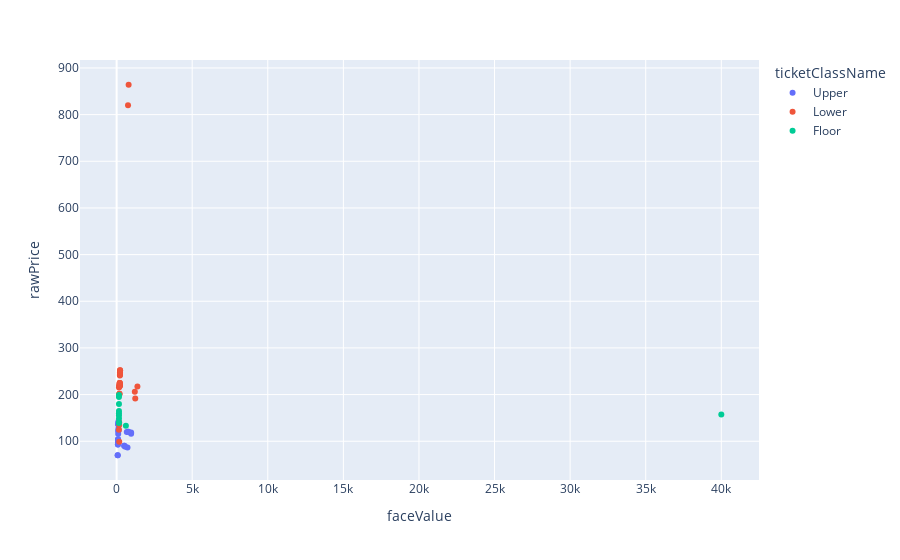

Notebook code for this chart:
### Code cell
import pandas as pd
import requests

cookies = {
    'd': '1mZMfATa2gEq6cbPsdDaTrassNaz5IFOnpRgdw2',
    'akacd_rls': '3835705975~rv=36~id=507c2ef846a4db20ab214ac3a45fd9fc',
    'ak_bmsc': '2F81605598C43522168E9F7FCF4A0BD4~000000000000000000000000000000~YAAQODsvF3zUiwyCAQAANG2XFxDKyowDg7Y96jzPOmm4sXdiywGKGNdVIXdZLA2vtEfp+GdCqxoN7nJSY446u2PH415eM0WkIMY72SKGDFQ3gxZZ+6yqhTHJT0iinp3l4CI+K5HoYDxYEhqA/M2ka4PGIuBEC2puGzUvK1Q8KNo0V1ipZ2J2VHs/D9cclPJt23CeIKTHsMdI0YNE8zlfR559JZxP4c9hvr+Kx2ZqZipR/FEBRp45Val23ZgzRQtzhIzh4I8IGRsYn05ejkbFOtHGYx8dBfHo4a0xtUTtH3rZy39gpmpoetNGP/5Nfw+uM+vbNnvEBAsnyWQ4j7NT2GMsZyE9nassYAKLPc1qwldGD+fTRRS3RfExOfUj+oTkazp5jJZZnABNev8=',
    'PCID': 'PSUSGOOCONJAMESD15B5A6117',
    'vTrack': '49',
    'wsp': 'eyJsIjoyMDU3fQ2',
    's': 'T4Neczaqe0a4_BBMN9thLiEb2IKvadoI0',
    '_rvt': 'xMkPoTKgIhFBR0FVph8KGgaQaceNdw-BLJhUMS7k7COnKKuUO-7ZdPd59jbtpcOCFfBRfLnGlJ0sx-gpi2-npSsoZRo0VV5KYBKfiFd69QA1',
    '_ga': 'GA1.2.898719181.1658253177',
    '_gid': 'GA1.2.1368413137.1658253177',
    '_gac_UA-266806-12': '1.1658253177.CjwKCAjwrNmWBhA4EiwAHbjEQCgy5N99IADEKIofTNHI748zNSbuJcKUC1ZHJn1yoVJjFsAdhZ2rjhoCoEMQAvD_BwE',
    '_gcl_aw': 'GCL.1658253177.CjwKCAjwrNmWBhA4EiwAHbjEQCgy5N99IADEKIofTNHI748zNSbuJcKUC1ZHJn1yoVJjFsAdhZ2rjhoCoEMQAvD_BwE',
    '_gcl_au': '1.1.2085686699.1658253177',
    'ai_user': 'Oid/uAay+pWBLr69C0HZ1U|2022-07-19T17:52:56.852Z',
    '_fbp': 'fb.1.1658253177052.317686073',
    'wsso': 'eyJ1bCI6eyJuIjpudWxsLCJzIjpmYWxzZSwibGciOi05Ny43NDMsImx0IjozMC4yNjcsImN0IjoiVVMifSwidXBsIjp7ImN0IjoiVVMiLCJuIjoiQXVzdGluJTJDJTIwVFglMkMlMjBVU0EiLCJsdCI6MzAuMjY3MTUzLCJsZyI6LTk3Ljc0MzA2MDh9LCJkIjp7InR5cGUiOjAsImRhdGVzIjp7ImZyb20iOm51bGwsInRvIjoiOTk5OS0xMi0zMVQyMzo1OTo1OS45OTk5OTk5WiJ9fSwicnYiOnsiYyI6W10sImUiOltdLCJsIjpbXSwicnRjX3UiOm51bGwsInJ0Y19ldCI6IjIwMjItMDctMTlUMTc6NTI6NTYuMjY0NDA1WiJ9LCJwIjpbXSwiaWQiOm51bGx9',
    '_clck': 'jvj0lf|1|f3a|0',
    'rskxRunCookie': '0',
    'rCookie': 'k8yuxejyqa8n4z8p7xs4fl5sh4nzw',
    'ftr_ncd': '6',
    '_uetsid': '9f1afdc0078b11ed96f6b1d072485d5b',
    '_uetvid': '4abb9b10aac411ec9826d9fe676d5b2a',
    'lastRskxRun': '1658253258663',
    'forterToken': '3976839465ce40918d1dc4709992da52_1658253258488__UDF43_9ck',
    'ai_session': '7V1VRe+p8sEAvhXHakOlaX|1658253176856|1658253370219',
    'bm_sv': 'C4A7E52221E1538CFB405A7853A1F70E~YAAQJDsvF9ajg/2BAQAAPZGaFxC/mp9DPRPzg1Kt9/PQJj3TzprUxG6Idygu6X4ZIYJ5AgvHI9WG7R8tw4PvVAPcTTZZtbJiVGCQLPA+nvo/qusHPf6yyMP8Hzq16zlxkCN7gOH49URcuVTVl8a24JsbyB1qLSfEUpoVZrKyR9Ij/pPoRgTm3+jD3q+nGb+seemYqSmJFX9vyR01QzlT3cer81VsBAGH/LE5+HLRurONkhQIKGtLDjfjgsvh+PtagIA=~1',
    '_clsk': '1ijv8vi|1658253382277|9|1|h.clarity.ms/collect',
}

headers = {
    'authority': 'www.stubhub.com',
    'accept': '*/*',
    'accept-language': 'en-US,en;q=0.9',
    # Already added when you pass json=
    # 'content-type': 'application/json',
    # Requests sorts cookies= alphabetically
    # 'cookie': 'd=1mZMfATa2gEq6cbPsdDaTrassNaz5IFOnpRgdw2; akacd_rls=3835705975~rv=36~id=507c2ef846a4db20ab214ac3a45fd9fc; ak_bmsc=2F81605598C43522168E9F7FCF4A0BD4~000000000000000000000000000000~YAAQODsvF3zUiwyCAQAANG2XFxDKyowDg7Y96jzPOmm4sXdiywGKGNdVIXdZLA2vtEfp+GdCqxoN7nJSY446u2PH415eM0WkIMY72SKGDFQ3gxZZ+6yqhTHJT0iinp3l4CI+K5HoYDxYEhqA/M2ka4PGIuBEC2puGzUvK1Q8KNo0V1ipZ2J2VHs/D9cclPJt23CeIKTHsMdI0YNE8zlfR559JZxP4c9hvr+Kx2ZqZipR/FEBRp45Val23ZgzRQtzhIzh4I8IGRsYn05ejkbFOtHGYx8dBfHo4a0xtUTtH3rZy39gpmpoetNGP/5Nfw+uM+vbNnvEBAsnyWQ4j7NT2GMsZyE9nassYAKLPc1qwldGD+fTRRS3RfExOfUj+oTkazp5jJZZnABNev8=; PCID=PSUSGOOCONJAMESD15B5A6117; vTrack=49; wsp=eyJsIjoyMDU3fQ2; s=T4Neczaqe0a4_BBMN9thLiEb2IKvadoI0; _rvt=xMkPoTKgIhFBR0FVph8KGgaQaceNdw-BLJhUMS7k7COnKKuUO-7ZdPd59jbtpcOCFfBRfLnGlJ0sx-gpi2-npSsoZRo0VV5KYBKfiFd69QA1; _ga=GA1.2.898719181.1658253177; _gid=GA1.2.1368413137.1658253177; _gac_UA-266806-12=1.1658253177.CjwKCAjwrNmWBhA4EiwAHbjEQCgy5N99IADEKIofTNHI748zNSbuJcKUC1ZHJn1yoVJjFsAdhZ2rjhoCoEMQAvD_BwE; _gcl_aw=GCL.1658253177.CjwKCAjwrNmWBhA4EiwAHbjEQCgy5N99IADEKIofTNHI748zNSbuJcKUC1ZHJn1yoVJjFsAdhZ2rjhoCoEMQAvD_BwE; _gcl_au=1.1.2085686699.1658253177; ai_user=Oid/uAay+pWBLr69C0HZ1U|2022-07-19T17:52:56.852Z; _fbp=fb.1.1658253177052.317686073; wsso=eyJ1bCI6eyJuIjpudWxsLCJzIjpmYWxzZSwibGciOi05Ny43NDMsImx0IjozMC4yNjcsImN0IjoiVVMifSwidXBsIjp7ImN0IjoiVVMiLCJuIjoiQXVzdGluJTJDJTIwVFglMkMlMjBVU0EiLCJsdCI6MzAuMjY3MTUzLCJsZyI6LTk3Ljc0MzA2MDh9LCJkIjp7InR5cGUiOjAsImRhdGVzIjp7ImZyb20iOm51bGwsInRvIjoiOTk5OS0xMi0zMVQyMzo1OTo1OS45OTk5OTk5WiJ9fSwicnYiOnsiYyI6W10sImUiOltdLCJsIjpbXSwicnRjX3UiOm51bGwsInJ0Y19ldCI6IjIwMjItMDctMTlUMTc6NTI6NTYuMjY0NDA1WiJ9LCJwIjpbXSwiaWQiOm51bGx9; _clck=jvj0lf|1|f3a|0; rskxRunCookie=0; rCookie=k8yuxejyqa8n4z8p7xs4fl5sh4nzw; ftr_ncd=6; _uetsid=9f1afdc0078b11ed96f6b1d072485d5b; _uetvid=4abb9b10aac411ec9826d9fe676d5b2a; lastRskxRun=1658253258663; forterToken=3976839465ce40918d1dc4709992da52_1658253258488__UDF43_9ck; ai_session=7V1VRe+p8sEAvhXHakOlaX|1658253176856|1658253370219; bm_sv=C4A7E52221E1538CFB405A7853A1F70E~YAAQJDsvF9ajg/2BAQAAPZGaFxC/mp9DPRPzg1Kt9/PQJj3TzprUxG6Idygu6X4ZIYJ5AgvHI9WG7R8tw4PvVAPcTTZZtbJiVGCQLPA+nvo/qusHPf6yyMP8Hzq16zlxkCN7gOH49URcuVTVl8a24JsbyB1qLSfEUpoVZrKyR9Ij/pPoRgTm3+jD3q+nGb+seemYqSmJFX9vyR01QzlT3cer81VsBAGH/LE5+HLRurONkhQIKGtLDjfjgsvh+PtagIA=~1; _clsk=1ijv8vi|1658253382277|9|1|h.clarity.ms/collect',
    'origin': 'https://www.stubhub.com',
    'referer': 'https://www.stubhub.com/james-taylor-austin-tickets-7-22-2022/event/105237995/?quantity=2&sections=&ticketClasses=&listingId=&listingQty=',
    'request-context': 'appId=cid-v1:d2ec73bc-3fa1-4bd1-8c0c-c27c69bb4833',
    'request-id': '|019866ff7fac42fa9c37a8c23ff25fcc.961d67a197254615',
    'sec-ch-ua': '".Not/A)Brand";v="99", "Google Chrome";v="103", "Chromium";v="103"',
    'sec-ch-ua-mobile': '?0',
    'sec-ch-ua-platform': '"macOS"',
    'sec-fetch-dest': 'empty',
    'sec-fetch-mode': 'cors',
    'sec-fetch-site': 'same-origin',
    'traceparent': '00-019866ff7fac42fa9c37a8c23ff25fcc-961d67a197254615-01',
    'user-agent': 'Mozilla/5.0 (Macintosh; Intel Mac OS X 10_15_7) AppleWebKit/537.36 (KHTML, like Gecko) Chrome/103.0.0.0 Safari/537.36',
}

json_data = {
    'ShowAllTickets': True,
    'HideDuplicateTicketsV2': False,
    'Quantity': 2,
    'PageVisitId': 'da475eb34dfb461c8adfa0723de97634',
    'PageSize': 500,
    'CurrentPage': 1,
    'SortBy': 'NEWPRICE',
    'Sections': '',
    'TicketClasses': '',
    'ListingNotes': '',
    'TicketTypeGroups': '',
    'PriceRange': '0,100',
    'InstantDelivery': False,
    'EstimatedFees': False,
    'Method': 'IndexSh',
}

response = requests.post('https://www.stubhub.com/james-taylor-austin-tickets-7-22-2022/event/105237995/', cookies=cookies, headers=headers, json=json_data)

df = pd.DataFrame(response.json()['items'])
pd.options.display.max_columns = None


df = df.dropna(subset=['faceValue'])
df = df[df['faceValue'] > 0]
# df = df[df['faceValue'] < 300]
display(df.head())
dff = df[['ticketClassName','rawPrice','faceValue']].dropna()
px.scatter(dff, x='faceValue', y='rawPrice', color='ticketClassName')

### Figure 1 — Plotly figure (JSON) as saved in the notebook; plotly's stock layout.template omitted (floating-point values rounded to 4 significant figures)
{"data": [{"hovertemplate": "ticketClassName=Upper<br>faceValue=%{x}<br>rawPrice=%{y}<extra></extra>", "legendgroup": "Upper", "marker": {"color": "#636efa", "symbol": "circle"}, "mode": "markers", "name": "Upper", "orientation": "v", "showlegend": true, "type": "scatter", "x": [71.56, 71.56, 720, 576, 504, 504, 85.56, 85.56, 92.91, 92.91, 92.92, 92.92, 92.92, 92.92, 92.92, 92.93, 92.94, 92.94, 92.95, 92.96, 92.98, 92.99, 92.99, 93.03, 93.17, 93.21, 94, 104, 960, 960, 672, 768, 768, 112.2, 112.2, 116.8, 123.3, 123.4, 123.4, 123.5, 123.5, 125, 126, 126, 129], "xaxis": "x", "y": [70, 70, 86.48, 88.32, 90.16, 90.16, 93, 93, 102.1, 102.1, 102.1, 102.1, 102.1, 102.1, 102.1, 102.1, 102.1, 102.1, 102.1, 102.2, 102.2, 102.2, 102.2, 102.2, 102.4, 102.4, 104.4, 115.6, 115.9, 118.7, 119.6, 120.5, 120.5, 122, 122, 127, 135.5, 135.6, 135.6, 135.7, 135.7, 138.9, 140, 140, 143.3], "yaxis": "y"}, {"hovertemplate": "ticketClassName=Lower<br>faceValue=%{x}<br>rawPrice=%{y}<extra></extra>", "legendgroup": "Lower", "marker": {"color": "#EF553B", "symbol": "circle"}, "mode": "markers", "name": "Lower", "orientation": "v", "showlegend": true, "type": "scatter", "x": [172.3, 153.4, 171.1, 171.1, 1232, 184.9, 184.9, 185.8, 1204, 155.9, 1376, 200.6, 199.0, 199.3, 199.3, 199.4, 200.2, 200, 200, 207, 207, 207, 217, 221.9, 221.9, 222, 222.0, 222.1, 222.1, 222.3, 222.3, 224.8, 223, 224, 224, 227, 227, 754.4, 794.9], "xaxis": "x", "y": [99, 124.5, 135.0, 140.0, 191.4, 201, 201, 202, 206.1, 215.0, 217.1, 218, 218.7, 219.0, 219.0, 219.1, 220.0, 222.2, 222.2, 225, 225, 225, 241.1, 243.8, 243.9, 244.0, 244.0, 244.0, 244.1, 244.3, 244.3, 247, 247.8, 248.9, 248.9, 252.2, 252.2, 820, 864], "yaxis": "y"}, {"hovertemplate": "ticketClassName=Floor<br>faceValue=%{x}<br>rawPrice=%{y}<extra></extra>", "legendgroup": "Floor", "marker": {"color": "#00cc96", "symbol": "circle"}, "mode": "markers", "name": "Floor", "orientation": "v", "showlegend": true, "type": "scatter", "x": [613.4, 155.9, 155.9, 155.9, 153.4, 40000, 153.4, 155.9, 155.9, 153.4, 155.9], "xaxis": "x", "y": [133.2, 139, 140, 149, 154.9, 157.5, 159.9, 164.9, 179.9, 195, 199], "yaxis": "y"}], "layout": {"legend": {"title": {"text": "ticketClassName"}, "tracegroupgap": 0}, "margin": {"t": 60}, "xaxis": {"anchor": "y", "domain": [0, 1], "title": {"text": "faceValue"}}, "yaxis": {"anchor": "x", "domain": [0, 1], "title": {"text": "rawPrice"}}}}
